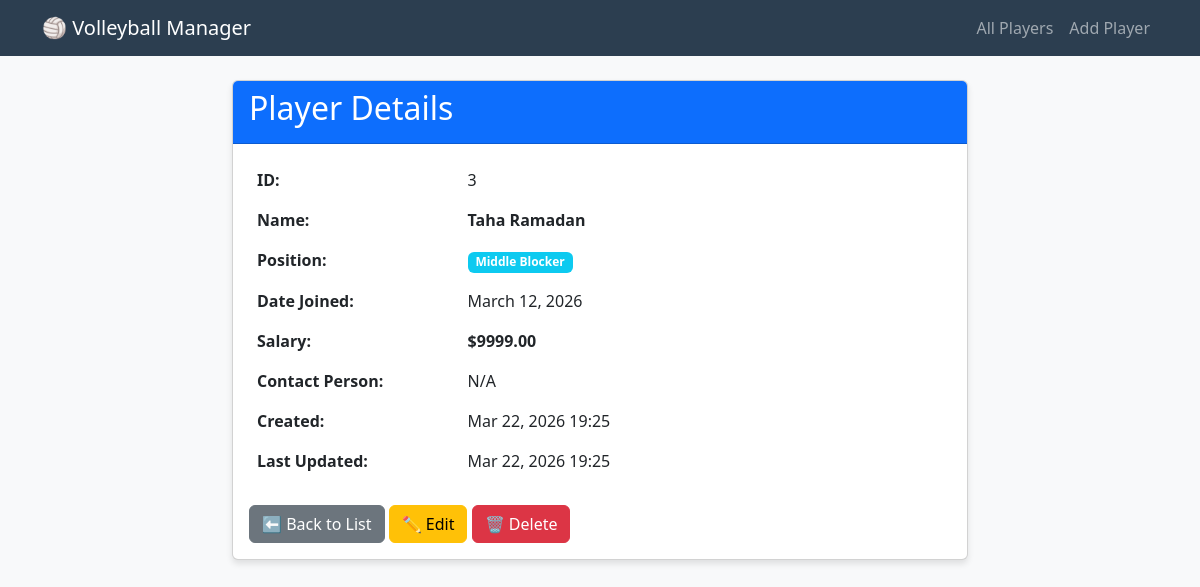
The app's page /player/3/ with its own data.
### players/models.py (models this page shows, shortened)
class VolleyballPlayer(models.Model):
    POSITION_CHOICES = [
        ('SETTER', 'Setter'),
        ('OUTSIDE', 'Outside Hitter'),
        ('MIDDLE', 'Middle Blocker'),
        ('OPPOSITE', 'Opposite Hitter'),
        ('LIBERO', 'Libero'),
    ]
    name = models.CharField(max_length=200)
    date_joined = models.DateField()
    position = models.CharField(max_length=20, choices=POSITION_CHOICES)
    salary = models.DecimalField(
        max_digits=10,
        decimal_places=2,
        validators=[MinValueValidator(0)]
    )
    contact_person = models.CharField(max_length=200)
    created_at = models.DateTimeField(auto_now_add=True)
    updated_at = models.DateTimeField(auto_now=True)
    class Meta:
        ordering = ['-date_joined']

### players/views.py (the view)
# urls.py: path('player/<int:pk>/', views.player_detail, name='player_detail'),
def player_detail(request, pk):
    player = get_object_or_404(VolleyballPlayer, pk=pk)
    return render(request, 'players/player_detail.html', {'player': player})

### players/templates/players/player_detail.html (shortened to what this page needs)
{% extends 'players/base.html' %}
{% block content %}
<div class="row">
    <div class="col-md-8 mx-auto">
        <div class="card">
            <div class="card-header bg-primary text-white">
                <h2>Player Details</h2>
            </div>
            <div class="card-body">
                <table class="table table-borderless">
                    <tr>
                        <th width="30%">ID:</th>
                        <td>{{ player.id }}</td>
                    </tr>
                    <tr>
                        <th>Name:</th>
                        <td><strong>{{ player.name }}</strong></td>
                    </tr>
                    <tr>
                        <th>Position:</th>
                        <td><span class="badge bg-info">{{ player.get_position_display }}</span></td>
                    </tr>
                    <tr>
                        <th>Date Joined:</th>
                        <td>{{ player.date_joined|date:"F d, Y" }}</td>
                    </tr>
                    <tr>
                        <th>Salary:</th>
                        <td><strong>${{ player.salary|floatformat:2 }}</strong></td>
                    </tr>
                    <tr>
                        <th>Contact Person:</th>
                        <td>{{ player.contact_person }}</td>
                    </tr>
                    <tr>
                        <th>Created:</th>
                        <td>{{ player.created_at|date:"M d, Y H:i" }}</td>
                    </tr>
                    <tr>
                        <th>Last Updated:</th>
                        <td>{{ player.updated_at|date:"M d, Y H:i" }}</td>
                    </tr>
                </table>
                <div class="mt-4">
                    <a href="{% url 'player_list' %}" class="btn btn-secondary">⬅️ Back to List</a>
                    <a href="{% url 'player_update' player.pk %}" class="btn btn-warning">✏️ Edit</a>
                    <a href="{% url 'player_delete' player.pk %}" class="btn btn-danger">🗑️ Delete</a>
                </div>
            </div>
        </div>
    </div>
</div>
{% endblock %}

### players/templates/players/base.html (style rules this page uses)
body { background-color: #f8f9fa; }
.card { box-shadow: 0 4px 6px rgba(0, 0, 0, 0.1); }

### records on screen
VolleyballPlayer: id "3", name "Taha Ramadan", position "Middle Blocker", date_joined "March 12, 2026", salary "9999.00", contact_person "N/A", created_at "Mar 22, 2026 19:25", updated_at "Mar 22, 2026 19:25"
